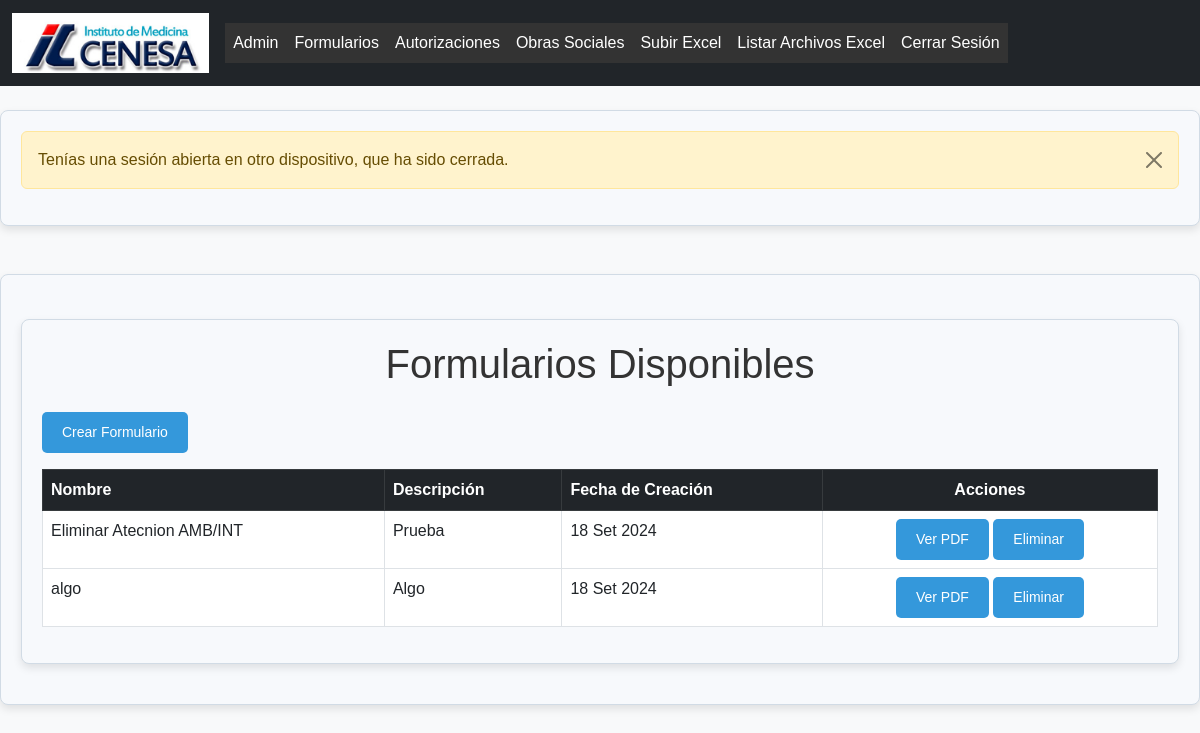
Before: /formularios/ (signed in) with the older database file.
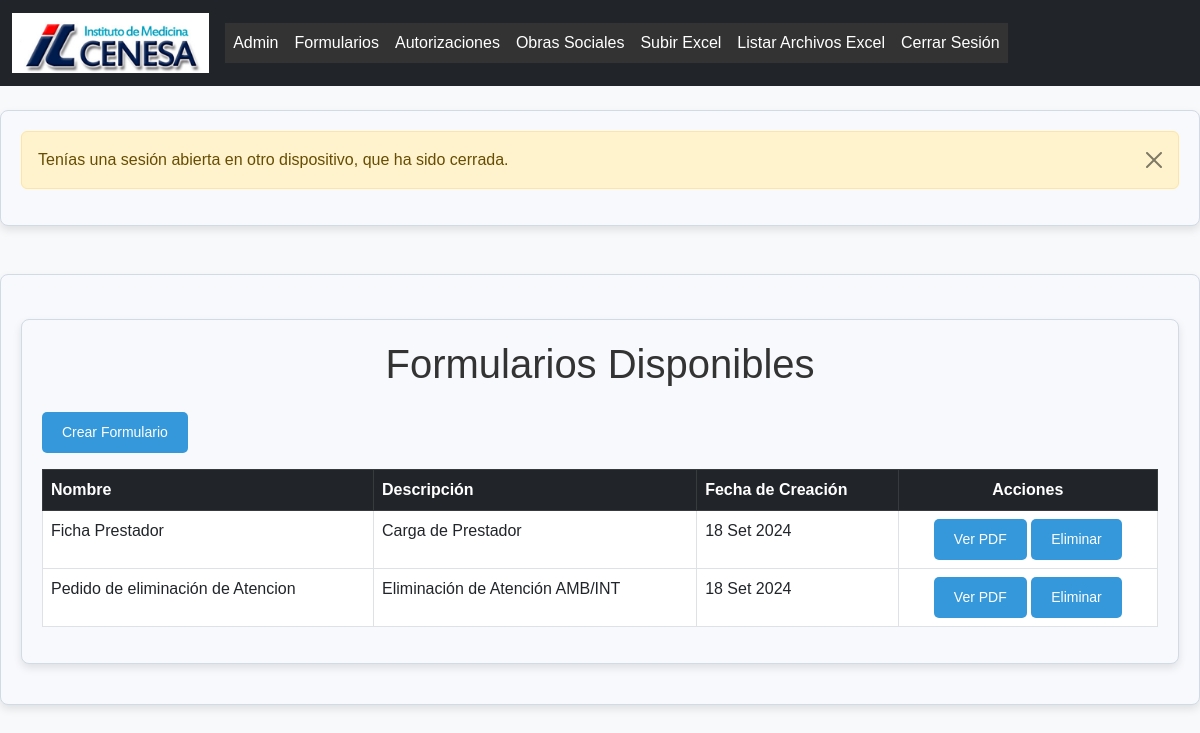
After: the same page with the newer database file.
### formularios/models.py (models this page shows, shortened)
class Formulario(models.Model):
    nombre = models.CharField(max_length=255)
    descripcion = models.TextField()
    pdf = models.FileField(upload_to='pdfs/', blank=True, null=True)
    fecha_creacion = models.DateTimeField(auto_now_add=True)

### formularios/views.py (the view)
# urls.py: path('formularios/', views.listar_formularios, name='listar_formularios'),
@login_required
def listar_formularios(request):
    formularios = Formulario.objects.all()
    return render(request, 'formularios/listar_formularios.html', {'formularios': formularios})

### formularios/templates/formularios/listar_formularios.html (shortened to what this page needs)
{% extends 'base.html' %}
{% block content %}
    <div class="container mt-4">
        <h1 class="text-center mb-4">Formularios Disponibles</h1>
        <div class="d-flex justify-content-between align-items-center mb-3">
            <a href="{% url 'crear_formulario' %}" class="btn btn-success">
                 Crear Formulario
            </a>
        </div>
        {% if formularios %}
        <div class="table-responsive">
            <table class="table table-hover table-bordered">
                <thead class="table-dark">
                    <tr>
                        <th>Nombre</th>
                        <th>Descripción</th>
                        <th>Fecha de Creación</th>
                        <th class="text-center">Acciones</th>
                    </tr>
                </thead>
                <tbody>
                    {% for formulario in formularios %}
                    <tr>
                        <td>{{ formulario.nombre }}</td>
                        <td>{{ formulario.descripcion }}</td>
                        <td>{{ formulario.fecha_creacion|date:"d M Y" }}</td>
                        <td class="text-center">
                            <a href="{{ formulario.pdf.url }}" target="_blank" class="btn btn-info btn-sm">
                                 Ver PDF
                            </a>
                            <a href="{% url 'eliminar_formulario' formulario.id %}" class="btn btn-danger btn-sm" onclick="return confirm('¿Estás seguro de que deseas eliminar este formulario? Esta acción no se puede deshacer.')"> Eliminar</a>
                        </td>
                    </tr>
                    {% endfor %}
                </tbody>
            </table>
        </div>
        {% else %}
        <div class="alert alert-warning text-center">
            <i class="fas fa-exclamation-circle"></i> No existen formularios disponibles.
        </div>
        {% endif %}
    </div>
{% endblock %}

Changed rows visible on the page:
removed Formulario: nombre "Eliminar Atecnion AMB/INT", descripcion "Prueba", fecha_creacion "18 Set 2024"
removed Formulario: nombre "algo", descripcion "Algo", fecha_creacion "18 Set 2024"
added Formulario: nombre "Ficha Prestador", descripcion "Carga de Prestador", fecha_creacion "18 Set 2024"
added Formulario: nombre "Pedido de eliminación de Atencion", descripcion "Eliminación de Atención AMB/INT", fecha_creacion "18 Set 2024"
